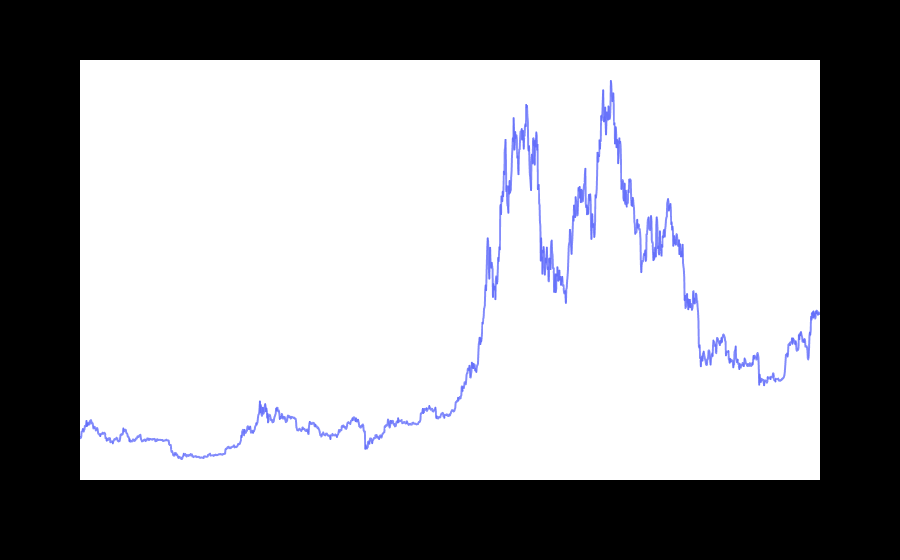

The notebook cell this image was saved under:
### Code cell
fig = px.line(closedf, x=closedf.Date, y=closedf.Close,labels={'date':'Date','close':'Close Stock'})
fig.update_layout({
    'plot_bgcolor': 'black',
    'paper_bgcolor': 'black'
})
fig.update_traces(marker_line_width=2, opacity=0.8, marker_line_color='orange')
fig.update_layout(title_text='Whole period of timeframe of Bitcoin close price for last 5 years', plot_bgcolor='white', 
                  font_size=15, font_color='black')
fig.update_xaxes(showgrid=False)
fig.update_yaxes(showgrid=False)
fig.show()

### Figure 1 — Plotly figure (JSON) as saved in the notebook; plotly's stock layout.template omitted (floating-point values rounded to 4 significant figures; data arrays with more than 128 entries replaced by an {"elided": "..."} marker saying what was removed)
{"data": [{"hovertemplate": "Date=%{x}<br>Close=%{y}<extra></extra>", "legendgroup": "", "line": {"color": "#636efa", "dash": "solid"}, "marker": {"line": {"color": "orange", "width": 2}, "symbol": "circle"}, "mode": "lines", "name": "", "opacity": 0.8, "showlegend": false, "type": "scattergl", "x": {"elided": "1827 str values"}, "xaxis": "x", "y": {"elided": "1827 float values"}, "yaxis": "y"}], "layout": {"font": {"color": "black", "size": 15}, "legend": {"tracegroupgap": 0}, "margin": {"t": 60}, "paper_bgcolor": "black", "plot_bgcolor": "white", "title": {"text": "Whole period of timeframe of Bitcoin close price for last 5 years"}, "xaxis": {"anchor": "y", "domain": [0, 1], "showgrid": false, "title": {"text": "Date"}}, "yaxis": {"anchor": "x", "domain": [0, 1], "showgrid": false, "title": {"text": "Close"}}}}
